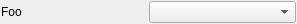
<?xml version="1.0" encoding="UTF-8"?>
<ui version="4.0">
 <class>DistributionColumnRoleSelector</class>
 <widget class="QWidget" name="DistributionColumnRoleSelector">
  <property name="geometry">
   <rect>
    <x>0</x>
    <y>0</y>
    <width>297</width>
    <height>22</height>
   </rect>
  </property>
  <property name="windowTitle">
   <string>Form</string>
  </property>
  <layout class="QHBoxLayout" name="horizontalLayout">
   <property name="spacing">
    <number>1</number>
   </property>
   <property name="leftMargin">
    <number>1</number>
   </property>
   <property name="topMargin">
    <number>1</number>
   </property>
   <property name="rightMargin">
    <number>1</number>
   </property>
   <property name="bottomMargin">
    <number>1</number>
   </property>
   <item>
    <widget class="QLabel" name="lblColumnName">
     <property name="text">
      <string>Foo</string>
     </property>
    </widget>
   </item>
   <item>
    <widget class="QComboBox" name="cmbRole"/>
   </item>
  </layout>
 </widget>
 <resources/>
 <connections/>
</ui>
